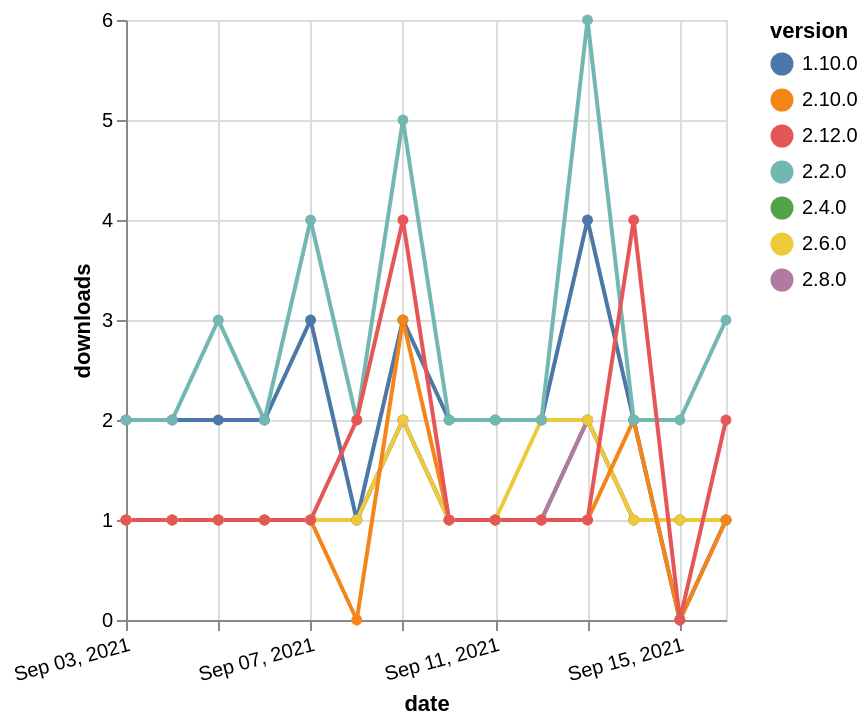

This figure's Vega-Lite source:
### Vega-Lite specification from a JSON file in a GitHub repository (floating-point values rounded to 4 significant figures)
{"$schema": "https://vega.github.io/schema/vega-lite/v5.json", "description": "A simple bar chart with embedded data.", "data": {"values": [{"date": "2021-09-03", "total": 264, "delta": 1, "version": "2.4.0"}, {"date": "2021-09-04", "total": 265, "delta": 1, "version": "2.4.0"}, {"date": "2021-09-05", "total": 266, "delta": 1, "version": "2.4.0"}, {"date": "2021-09-06", "total": 267, "delta": 1, "version": "2.4.0"}, {"date": "2021-09-07", "total": 268, "delta": 1, "version": "2.4.0"}, {"date": "2021-09-08", "total": 269, "delta": 1, "version": "2.4.0"}, {"date": "2021-09-09", "total": 271, "delta": 2, "version": "2.4.0"}, {"date": "2021-09-10", "total": 272, "delta": 1, "version": "2.4.0"}, {"date": "2021-09-11", "total": 273, "delta": 1, "version": "2.4.0"}, {"date": "2021-09-12", "total": 274, "delta": 1, "version": "2.4.0"}, {"date": "2021-09-13", "total": 276, "delta": 2, "version": "2.4.0"}, {"date": "2021-09-14", "total": 277, "delta": 1, "version": "2.4.0"}, {"date": "2021-09-15", "total": 278, "delta": 1, "version": "2.4.0"}, {"date": "2021-09-16", "total": 279, "delta": 1, "version": "2.4.0"}, {"date": "2021-09-03", "total": 2394, "delta": 2, "version": "1.10.0"}, {"date": "2021-09-04", "total": 2396, "delta": 2, "version": "1.10.0"}, {"date": "2021-09-05", "total": 2398, "delta": 2, "version": "1.10.0"}, {"date": "2021-09-06", "total": 2400, "delta": 2, "version": "1.10.0"}, {"date": "2021-09-07", "total": 2403, "delta": 3, "version": "1.10.0"}, {"date": "2021-09-08", "total": 2404, "delta": 1, "version": "1.10.0"}, {"date": "2021-09-09", "total": 2407, "delta": 3, "version": "1.10.0"}, {"date": "2021-09-10", "total": 2409, "delta": 2, "version": "1.10.0"}, {"date": "2021-09-11", "total": 2411, "delta": 2, "version": "1.10.0"}, {"date": "2021-09-12", "total": 2413, "delta": 2, "version": "1.10.0"}, {"date": "2021-09-13", "total": 2417, "delta": 4, "version": "1.10.0"}, {"date": "2021-09-14", "total": 2419, "delta": 2, "version": "1.10.0"}, {"date": "2021-09-15", "total": 2419, "delta": 0, "version": "1.10.0"}, {"date": "2021-09-16", "total": 2420, "delta": 1, "version": "1.10.0"}, {"date": "2021-09-03", "total": 188, "delta": 1, "version": "2.8.0"}, {"date": "2021-09-04", "total": 189, "delta": 1, "version": "2.8.0"}, {"date": "2021-09-05", "total": 190, "delta": 1, "version": "2.8.0"}, {"date": "2021-09-06", "total": 191, "delta": 1, "version": "2.8.0"}, {"date": "2021-09-07", "total": 192, "delta": 1, "version": "2.8.0"}, {"date": "2021-09-08", "total": 193, "delta": 1, "version": "2.8.0"}, {"date": "2021-09-09", "total": 195, "delta": 2, "version": "2.8.0"}, {"date": "2021-09-10", "total": 196, "delta": 1, "version": "2.8.0"}, {"date": "2021-09-11", "total": 197, "delta": 1, "version": "2.8.0"}, {"date": "2021-09-12", "total": 198, "delta": 1, "version": "2.8.0"}, {"date": "2021-09-13", "total": 200, "delta": 2, "version": "2.8.0"}, {"date": "2021-09-14", "total": 201, "delta": 1, "version": "2.8.0"}, {"date": "2021-09-15", "total": 202, "delta": 1, "version": "2.8.0"}, {"date": "2021-09-16", "total": 203, "delta": 1, "version": "2.8.0"}, {"date": "2021-09-03", "total": 214, "delta": 1, "version": "2.6.0"}, {"date": "2021-09-04", "total": 215, "delta": 1, "version": "2.6.0"}, {"date": "2021-09-05", "total": 216, "delta": 1, "version": "2.6.0"}, {"date": "2021-09-06", "total": 217, "delta": 1, "version": "2.6.0"}, {"date": "2021-09-07", "total": 218, "delta": 1, "version": "2.6.0"}, {"date": "2021-09-08", "total": 219, "delta": 1, "version": "2.6.0"}, {"date": "2021-09-09", "total": 221, "delta": 2, "version": "2.6.0"}, {"date": "2021-09-10", "total": 222, "delta": 1, "version": "2.6.0"}, {"date": "2021-09-11", "total": 223, "delta": 1, "version": "2.6.0"}, {"date": "2021-09-12", "total": 225, "delta": 2, "version": "2.6.0"}, {"date": "2021-09-13", "total": 227, "delta": 2, "version": "2.6.0"}, {"date": "2021-09-14", "total": 228, "delta": 1, "version": "2.6.0"}, {"date": "2021-09-15", "total": 229, "delta": 1, "version": "2.6.0"}, {"date": "2021-09-16", "total": 230, "delta": 1, "version": "2.6.0"}, {"date": "2021-09-03", "total": 169, "delta": 1, "version": "2.10.0"}, {"date": "2021-09-04", "total": 170, "delta": 1, "version": "2.10.0"}, {"date": "2021-09-05", "total": 171, "delta": 1, "version": "2.10.0"}, {"date": "2021-09-06", "total": 172, "delta": 1, "version": "2.10.0"}, {"date": "2021-09-07", "total": 173, "delta": 1, "version": "2.10.0"}, {"date": "2021-09-08", "total": 173, "delta": 0, "version": "2.10.0"}, {"date": "2021-09-09", "total": 176, "delta": 3, "version": "2.10.0"}, {"date": "2021-09-10", "total": 177, "delta": 1, "version": "2.10.0"}, {"date": "2021-09-11", "total": 178, "delta": 1, "version": "2.10.0"}, {"date": "2021-09-12", "total": 179, "delta": 1, "version": "2.10.0"}, {"date": "2021-09-13", "total": 180, "delta": 1, "version": "2.10.0"}, {"date": "2021-09-14", "total": 182, "delta": 2, "version": "2.10.0"}, {"date": "2021-09-15", "total": 182, "delta": 0, "version": "2.10.0"}, {"date": "2021-09-16", "total": 183, "delta": 1, "version": "2.10.0"}, {"date": "2021-09-03", "total": 2750, "delta": 2, "version": "2.2.0"}, {"date": "2021-09-04", "total": 2752, "delta": 2, "version": "2.2.0"}, {"date": "2021-09-05", "total": 2755, "delta": 3, "version": "2.2.0"}, {"date": "2021-09-06", "total": 2757, "delta": 2, "version": "2.2.0"}, {"date": "2021-09-07", "total": 2761, "delta": 4, "version": "2.2.0"}, {"date": "2021-09-08", "total": 2763, "delta": 2, "version": "2.2.0"}, {"date": "2021-09-09", "total": 2768, "delta": 5, "version": "2.2.0"}, {"date": "2021-09-10", "total": 2770, "delta": 2, "version": "2.2.0"}, {"date": "2021-09-11", "total": 2772, "delta": 2, "version": "2.2.0"}, {"date": "2021-09-12", "total": 2774, "delta": 2, "version": "2.2.0"}, {"date": "2021-09-13", "total": 2780, "delta": 6, "version": "2.2.0"}, {"date": "2021-09-14", "total": 2782, "delta": 2, "version": "2.2.0"}, {"date": "2021-09-15", "total": 2784, "delta": 2, "version": "2.2.0"}, {"date": "2021-09-16", "total": 2787, "delta": 3, "version": "2.2.0"}, {"date": "2021-09-03", "total": 198, "delta": 1, "version": "2.12.0"}, {"date": "2021-09-04", "total": 199, "delta": 1, "version": "2.12.0"}, {"date": "2021-09-05", "total": 200, "delta": 1, "version": "2.12.0"}, {"date": "2021-09-06", "total": 201, "delta": 1, "version": "2.12.0"}, {"date": "2021-09-07", "total": 202, "delta": 1, "version": "2.12.0"}, {"date": "2021-09-08", "total": 204, "delta": 2, "version": "2.12.0"}, {"date": "2021-09-09", "total": 208, "delta": 4, "version": "2.12.0"}, {"date": "2021-09-10", "total": 209, "delta": 1, "version": "2.12.0"}, {"date": "2021-09-11", "total": 210, "delta": 1, "version": "2.12.0"}, {"date": "2021-09-12", "total": 211, "delta": 1, "version": "2.12.0"}, {"date": "2021-09-13", "total": 212, "delta": 1, "version": "2.12.0"}, {"date": "2021-09-14", "total": 216, "delta": 4, "version": "2.12.0"}, {"date": "2021-09-15", "total": 216, "delta": 0, "version": "2.12.0"}, {"date": "2021-09-16", "total": 218, "delta": 2, "version": "2.12.0"}]}, "width": "container", "mark": {"type": "line", "point": {"filled": true}}, "encoding": {"x": {"field": "date", "type": "temporal", "timeUnit": "yearmonthdate", "title": "date", "axis": {"labelAngle": -15}}, "y": {"field": "delta", "type": "quantitative", "title": "downloads"}, "color": {"field": "version", "type": "nominal"}, "tooltip": {"field": "delta"}}}
